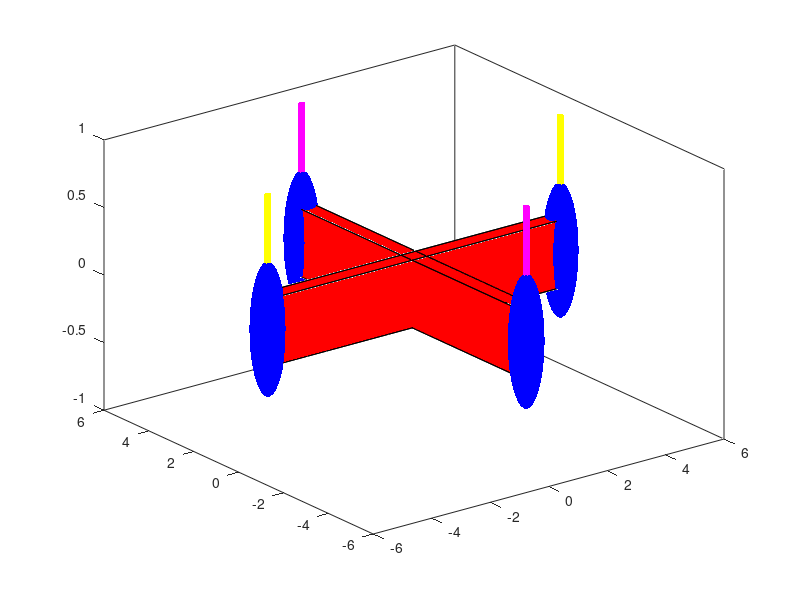

Recreate this plot in MATLAB.
function [h, thrusts] = make_quadcopter_3d

% Draw a quadcopter. Return a handle to the quadcopter object
% and an array of handles to the thrust display cylinders. 
% These will be transformed during the animation to display
% relative thrust forces.
    % Draw arms.
    h(1) = prism(-5, -0.25, -0.25, 10, 0.5, 0.5);
    h(2) = prism(-0.25, -5, -0.25, 0.5, 10, 0.5);

    % Draw bulbs representing propellers at the end of each arm.
    [x, y, z] = sphere;
    x = 0.5 * x;
    y = 0.5 * y;
    z = 0.5 * z;
    h(3) = surf(x - 5, y, z, 'EdgeColor', 'none', 'FaceColor', 'b');
    h(4) = surf(x + 5, y, z, 'EdgeColor', 'none', 'FaceColor', 'b');
    h(5) = surf(x, y - 5, z, 'EdgeColor', 'none', 'FaceColor', 'b');
    h(6) = surf(x, y + 5, z, 'EdgeColor', 'none', 'FaceColor', 'b');

    % Draw thrust cylinders.
    [x, y, z] = cylinder(0.1, 7);
    thrusts(1) = surf(x, y + 5, z, 'EdgeColor', 'none', 'FaceColor', 'm');
    thrusts(2) = surf(x + 5, y, z, 'EdgeColor', 'none', 'FaceColor', 'y');
    thrusts(3) = surf(x, y - 5, z, 'EdgeColor', 'none', 'FaceColor', 'm');
    thrusts(4) = surf(x - 5, y, z, 'EdgeColor', 'none', 'FaceColor', 'y');

    % Create handles for each of the thrust cylinders.
    for i = 1:4
        x = hgtransform;
        set(thrusts(i), 'Parent', x);
        thrusts(i) = x;
    end

    % Conjoin all quadcopter parts into one object.
    t = hgtransform;
    set(h, 'Parent', t);
    h = t;
end

% Draw a 3D prism at (x, y, z) with width w,
% length l, and height h. Return a handle to
% the prism object.
function h = prism(x, y, z, w, l, h)
    [X, Y, Z] = prism_faces(x, y, z, w, l, h);

    faces(1, :) = [4 2 1 3];
    faces(2, :) = [4 2 1 3] + 4;
    faces(3, :) = [4 2 6 8];
    faces(4, :) = [4 2 6 8] - 1;
    faces(5, :) = [1 2 6 5];
    faces(6, :) = [1 2 6 5] + 2;

    for i = 1:size(faces, 1)
        h(i) = fill3(X(faces(i, :)), Y(faces(i, :)), Z(faces(i, :)), 'r'); hold on;
    end

    % Conjoin all prism faces into one object.
    t = hgtransform;
    set(h, 'Parent', t);
    h = t;
end

% Compute the points on the edge of a prism at
% location (x, y, z) with width w, length l, and height h.
function [X, Y, Z] = prism_faces(x, y, z, w, l, h)
    X = [x x x x x+w x+w x+w x+w];
    Y = [y y y+l y+l y y y+l y+l];
    Z = [z z+h z z+h z z+h z z+h];
end